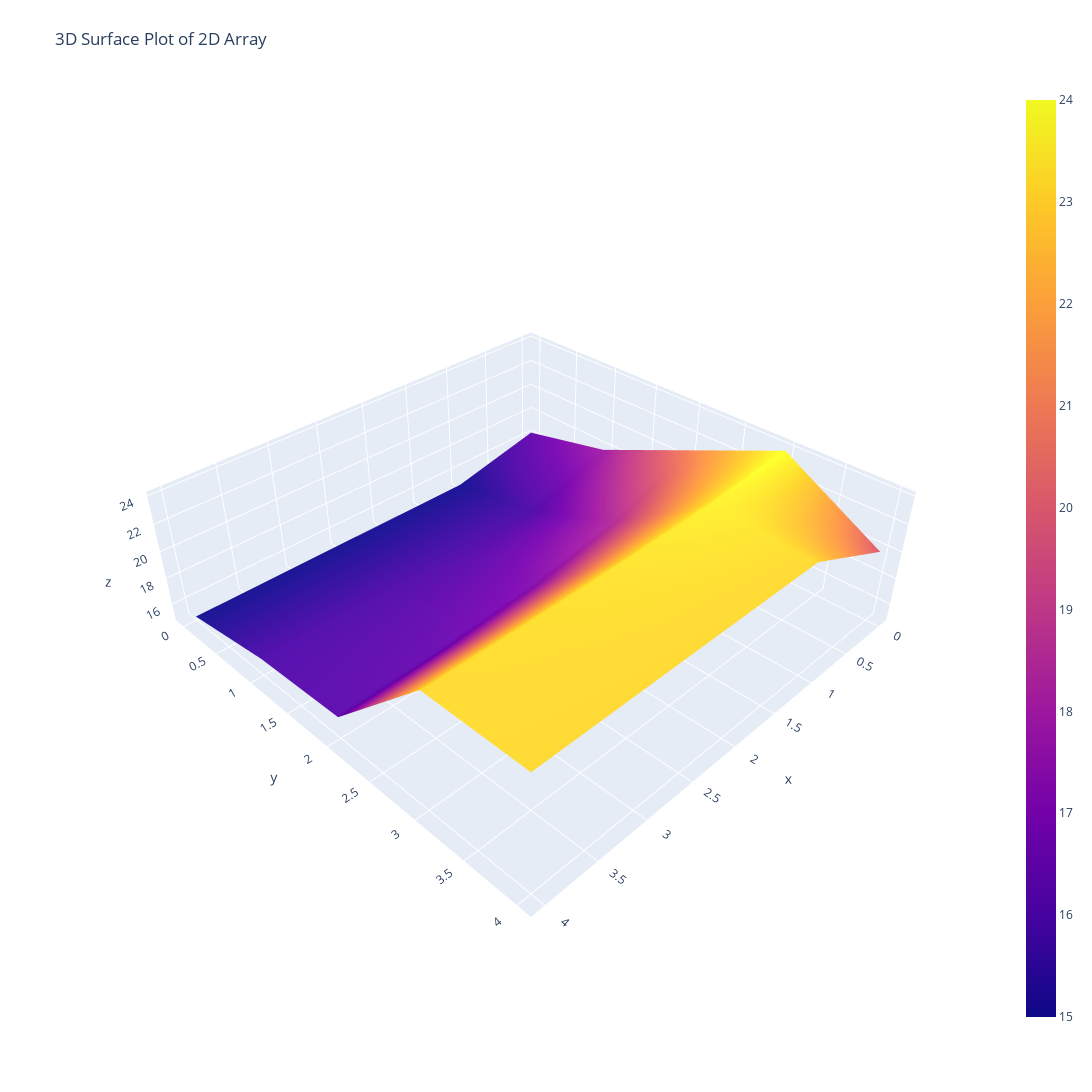

The code cell stored with this chart in its notebook:
### Code cell
import plotly.graph_objects as go
import numpy as np

# Example 2D array (replace this with your array)
array = arr

# Create x and y coordinates for the grid
x = np.arange(array.shape[1])
y = np.arange(array.shape[0])

# Create a meshgrid for the surface plot
x_grid, y_grid = np.meshgrid(x, y)

# Create the surface plot
fig = go.Figure(data=[go.Surface(z=array, x=x_grid, y=y_grid)])

# Update the layout
fig.update_layout(title='3D Surface Plot of 2D Array', autosize=False,
                  width=1500, height=1500,
                  scene=dict(

                            aspectratio=dict(x=1, y=1, z=0.3)  # Adjust these values as needed
                        ),
                  margin=dict(l=65, r=50, b=65, t=90))

# Show the plot
fig.show()

### Figure 1 — Plotly figure (JSON) as saved in the notebook; plotly's stock layout.template omitted (floating-point values rounded to 4 significant figures)
{"data": [{"type": "surface", "x": [[0, 1, 2, 3, 4], [0, 1, 2, 3, 4], [0, 1, 2, 3, 4], [0, 1, 2, 3, 4], [0, 1, 2, 3, 4]], "y": [[0, 0, 0, 0, 0], [1, 1, 1, 1, 1], [2, 2, 2, 2, 2], [3, 3, 3, 3, 3], [4, 4, 4, 4, 4]], "z": [[16.5, 15, 15, 15, 15], [18, 16, 16, 16, 16], [21, 18.5, 17.25, 16.62, 16.31], [24, 23.5, 23.25, 23.12, 23.06], [20, 23, 23, 23, 23]]}], "layout": {"autosize": false, "height": 1500, "margin": {"b": 65, "l": 65, "r": 50, "t": 90}, "scene": {"aspectratio": {"x": 1, "y": 1, "z": 0.3}}, "title": {"text": "3D Surface Plot of 2D Array"}, "width": 1500}}
